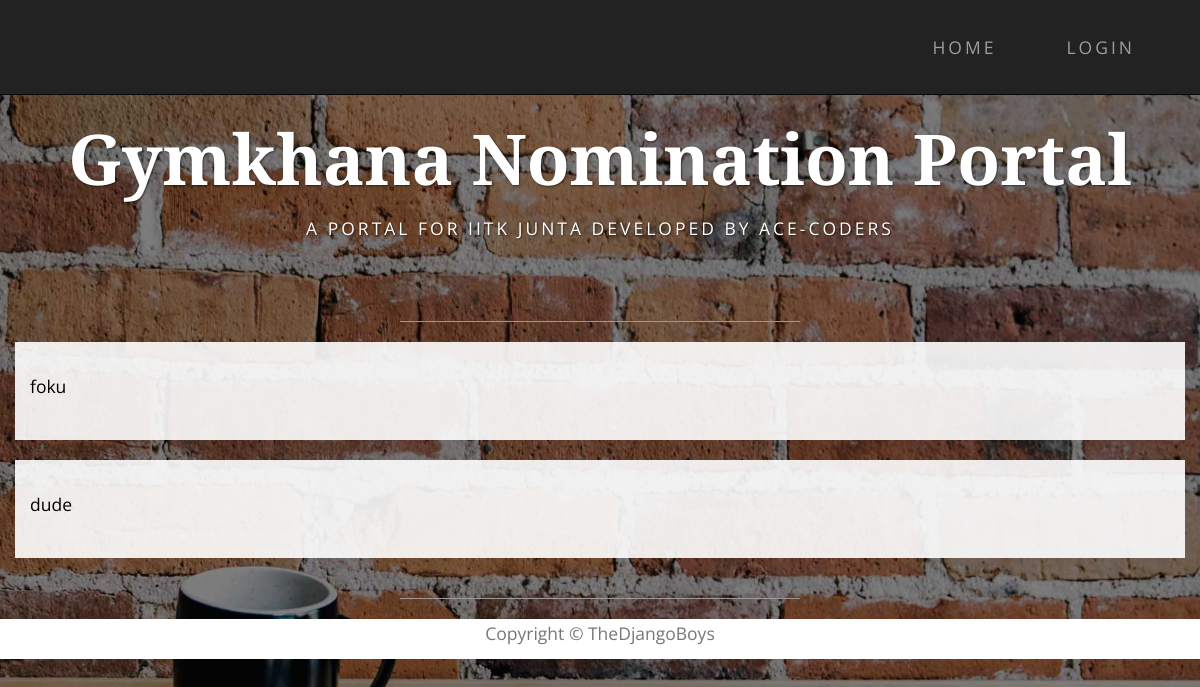
The app's page /nominations/result/2/, older data.
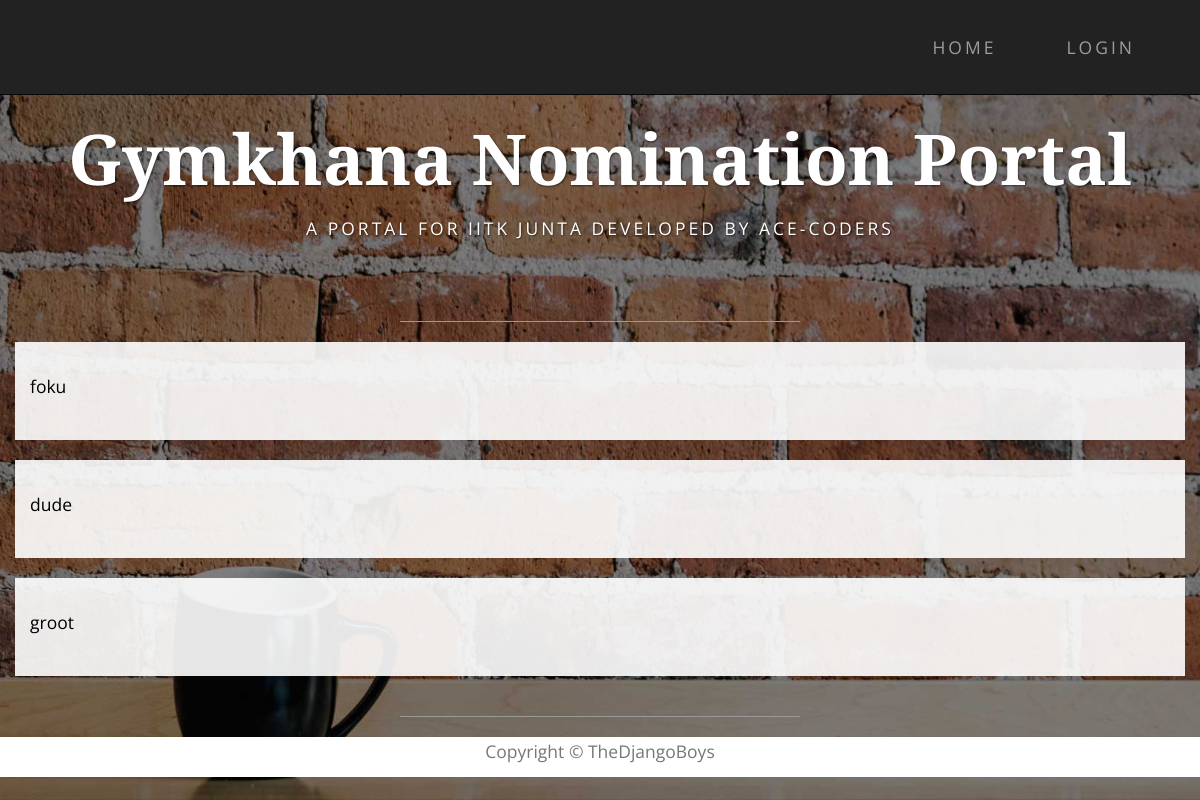
The same page, newer data.
### nomi/models.py (models this page shows, shortened)
class NominationInstance(models.Model):
    STATUS = (
        ('a', 'Accepted'),
        ('r', 'Rejected'),
    )
    nomination = models.ForeignKey('Nomination', on_delete=models.CASCADE, null=True)
    user = models.ForeignKey(User, on_delete=models.SET_NULL, null=True, blank=True)
    status = models.CharField(max_length=1, choices=STATUS,  null=True, blank=True, default=None)

### nomi/views.py (the view)
# urls.py: url(r'^result/(?P<pk>\d+)/$', views.result, name='result'),
def result(request, pk):
    nomination = Nomination.objects.get(pk=pk)
    users = NominationInstance.objects.filter(nomination=nomination).filter(status__exact='a')
    return render(request, 'result.html', context={'users': users})

### nomi/templates/result.html (shortened to what this page needs)
{% extends 'base.html' %}
    {% block content  %}
        <div class="container">
            {% for nomi in users %}
                <div class="row box">
                    <p>{{ nomi.user }}</p>
                </div>
            {% endfor %}
        </div>
    {% endblock %}

Row changes from the older to the newer data that the page shows:
now on this page (row edited): NominationInstance: user "groot"
